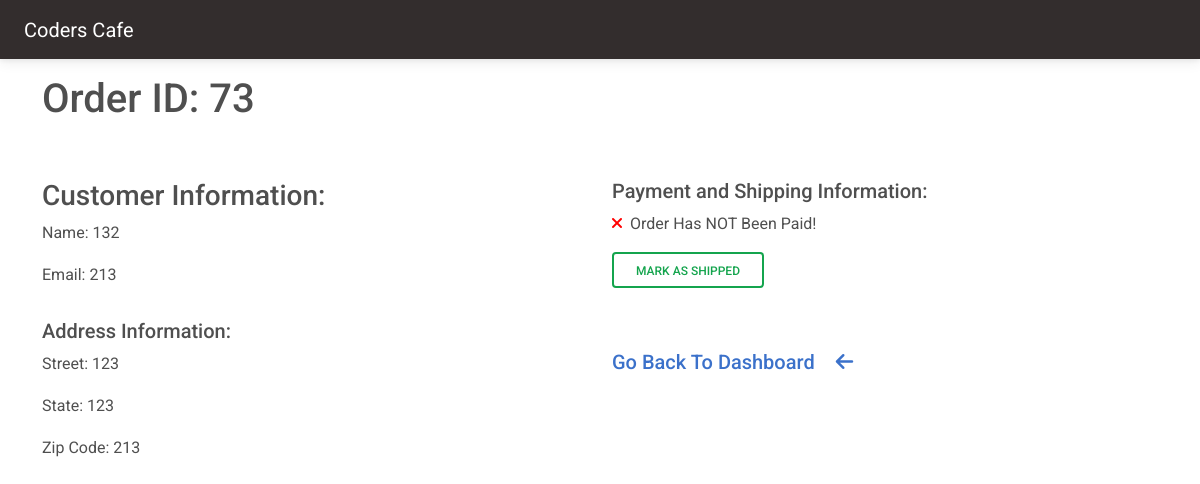
/cafe/orders/73/ (signed in), run on the app's committed database.
### customer/models.py (models this page shows, shortened)
class OrderModel(models.Model):
    created_on = models.DateTimeField(auto_now_add=True)
    price = models.DecimalField(max_digits=7, decimal_places=2)
    items = models.ManyToManyField('MenuItem', related_name='order', blank=True)
    name = models.CharField(max_length=50, blank=True)
    email = models.CharField(max_length=50, blank=True)
    street = models.CharField(max_length=50, blank=True)
    city = models.CharField(max_length=50, blank=True)
    state = models.CharField(max_length=15, blank=True)
    zip_code = models.IntegerField(blank=True, null=True)
    is_paid = models.BooleanField(default=False)
    is_shipped = models.BooleanField(default=False)

### cafe/views.py (the view, shortened to what this page needs)
# urls.py: path('orders/<int:pk>/', OrderDetails.as_view(), name='order-details'),
class OrderDetails(LoginRequiredMixin, UserPassesTestMixin, View):
    def get(self, request, pk, *args, **kwargs):
        order = OrderModel.objects.get(pk=pk)
        context = {
            'order': order
        }
        return render(request, 'cafe/order-details.html', context)
    def test_func(self):
        return self.request.user.groups.filter(name='Staff').exists()

### cafe/templates/cafe/order-details.html (shortened to what this page needs)
{% extends 'cafe/base.html' %}
{% block content %}
<div class='container'>
    <div class='row'>
        <div class='col-md-6 col-sm-12 mt-3'>
            <h1>Order ID: {{ order.pk }}</h1>
        </div>
    </div>
    <div class='row'>
        <div class='col-md-6 col-sm-12 mt-5'>
            <h3>Customer Information:</h3>
            <p><span style='font-weight:400;'>Name:</span> {{ order.name }}</p>
            <p><span style='font-weight:400;'>Email:</span> {{ order.email }}</p>
            <h5 class='pt-3'>Address Information:</h5>
            <p><span style='font-weight:400;'>Street:</span> {{ order.street }}</p>
            <p><span style='font-weight:400;'>State:</span> {{ order.state }}</p>
            <p><span style='font-weight:400;'>Zip Code:</span> {{ order.zip_code }}</p>
        </div>
        <div class='col-md-6 col-sm-12 mt-5'>
            <h5>Payment and Shipping Information:</h5>
            {% if order.is_paid %}
                <p><i style='color: green;' class='fas fa-check'></i><span class='ps-2'>Order Has Been Paid!</span></p>
            {% else %}
                <p><i style='color: red;' class='fas fa-times'></i><span class='ps-2'>Order Has NOT Been Paid!</span></p>
            {% endif %}
	        {% if order.is_shipped %}
    	        <p><i style='color: green;' class='fas fa-check'></i><span class='ps-2'>Order Has Been Shipped!</span></p>
        	{% else %}
                <form method='POST'>
                    <button type='submit' class='btn btn-outline-success'>Mark As Shipped</button>
                <form>
            {% endif %}
            <p>
            <a href='{% url "dashboard" %}'><h5>Go Back To Dashboard
                <i class='fa-solid fa-arrow-left ms-3 pt-5'></i></h5>
            </a>
            </p>
        </div>
    </div>
</div>
{% endblock content%}

### data on the page
OrderModel: pk "73", name "132", email "213", street "123", state "123", zip_code "213"
